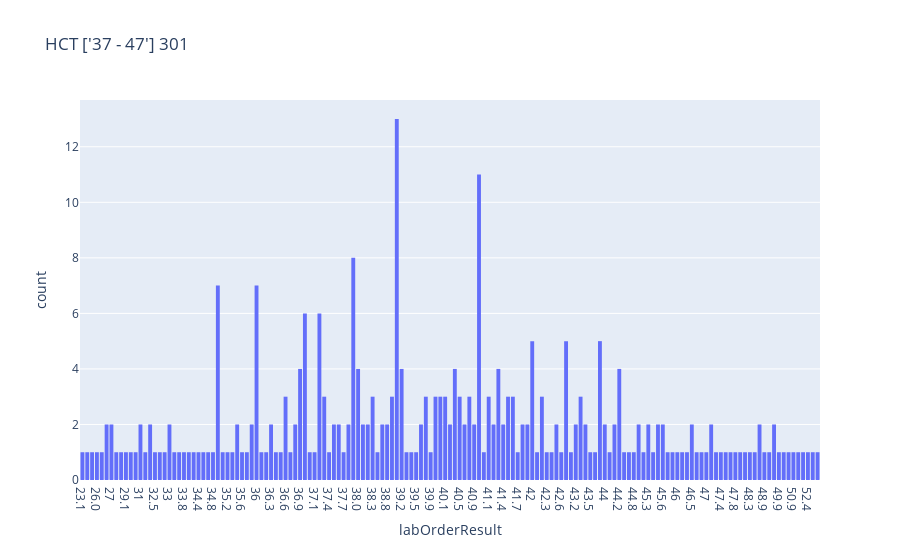
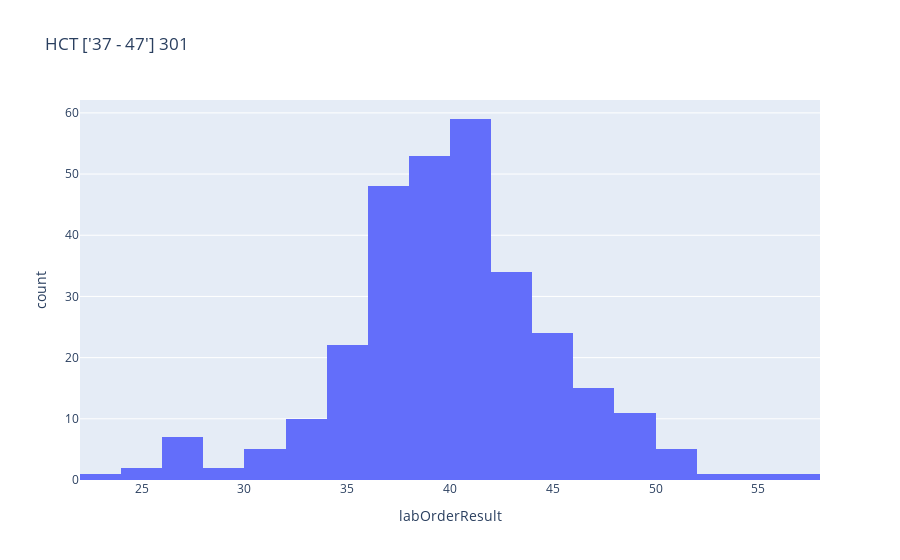
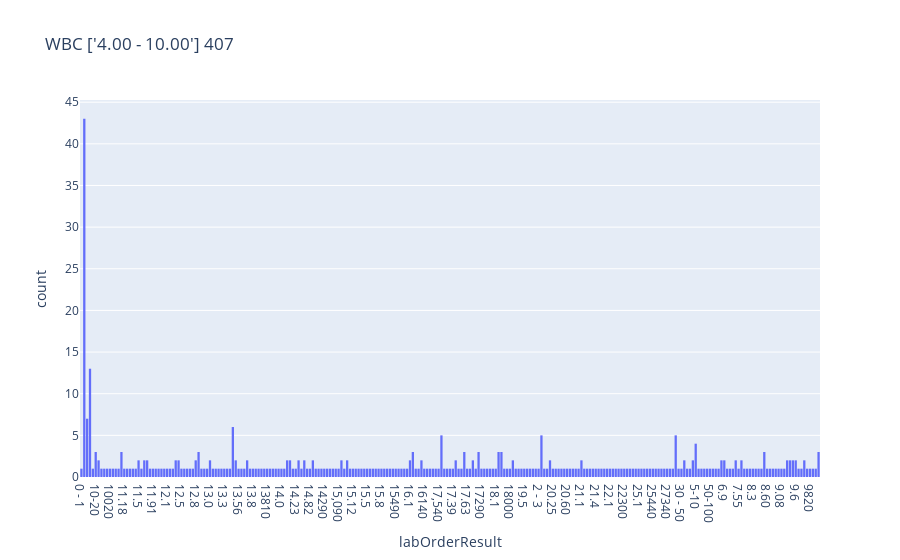
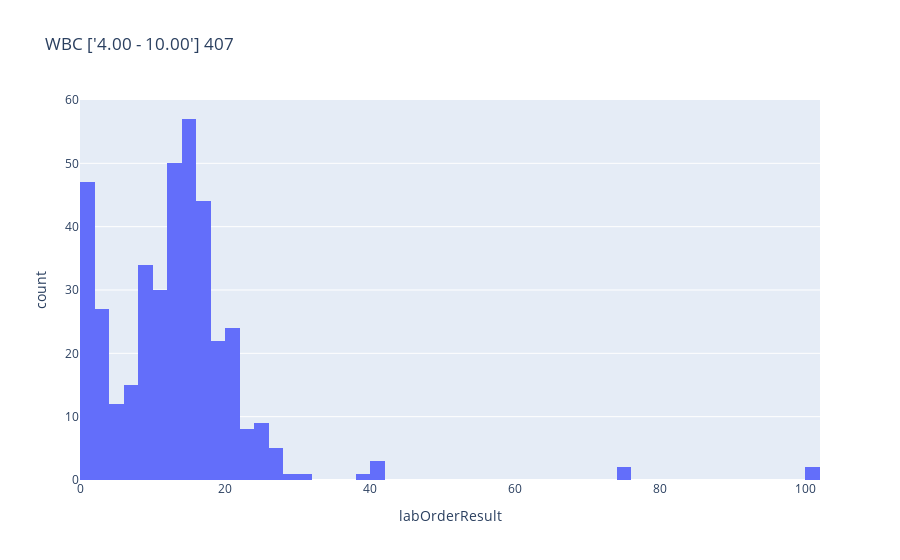

The notebook cell these images were saved under, in order:
### Code cell
%%time
for lab in lab_names:
    df1 = lab_df.loc[lab_df['labItemsNameRef'] == lab].sort_values(by=['labOrderResult'])
    title = '%s %s %d'%(lab,df1['labItemsNormalValueRef'].unique(), len(df1))
    fig1 = px.histogram(data_frame = df1.sort_values(by=['labOrderResult']),x = "labOrderResult",title=title)
    
    df2 = lab_df.loc[lab_df['labItemsNameRef'] == lab]['labOrderResult'].apply(lab_conversion)
    
    fig2 = px.histogram(data_frame = df2,x = "labOrderResult",title=title)
    fig1.show(), fig2.show()

### Figure 1 — Plotly figure (JSON) as saved in the notebook; plotly's stock layout.template omitted (floating-point values rounded to 4 significant figures; data arrays with more than 128 entries replaced by an {"elided": "..."} marker saying what was removed)
{"data": [{"alignmentgroup": "True", "bingroup": "x", "hovertemplate": "labOrderResult=%{x}<br>count=%{y}<extra></extra>", "legendgroup": "", "marker": {"color": "#636efa", "pattern": {"shape": ""}}, "name": "", "offsetgroup": "", "orientation": "v", "showlegend": false, "type": "histogram", "x": {"elided": "301 str values"}, "xaxis": "x", "yaxis": "y"}], "layout": {"autosize": true, "barmode": "relative", "legend": {"tracegroupgap": 0}, "title": {"text": "HCT ['37 - 47'] 301"}, "xaxis": {"anchor": "y", "autorange": true, "domain": [0, 1], "range": [-0.5, 152.5], "title": {"text": "labOrderResult"}, "type": "category"}, "yaxis": {"anchor": "x", "autorange": true, "domain": [0, 1], "range": [0, 13.68], "title": {"text": "count"}}}}

### Figure 2 — Plotly figure (JSON) as saved in the notebook; plotly's stock layout.template omitted (floating-point values rounded to 4 significant figures; data arrays with more than 128 entries replaced by an {"elided": "..."} marker saying what was removed)
{"data": [{"alignmentgroup": "True", "bingroup": "x", "hovertemplate": "labOrderResult=%{x}<br>count=%{y}<extra></extra>", "legendgroup": "", "marker": {"color": "#636efa", "pattern": {"shape": ""}}, "name": "", "offsetgroup": "", "orientation": "v", "showlegend": false, "type": "histogram", "x": {"elided": "301 float values"}, "xaxis": "x", "yaxis": "y"}], "layout": {"autosize": true, "barmode": "relative", "legend": {"tracegroupgap": 0}, "title": {"text": "HCT ['37 - 47'] 301"}, "xaxis": {"anchor": "y", "autorange": true, "domain": [0, 1], "range": [22, 58], "title": {"text": "labOrderResult"}, "type": "linear"}, "yaxis": {"anchor": "x", "autorange": true, "domain": [0, 1], "range": [0, 62.11], "title": {"text": "count"}}}}

### Figure 3 — Plotly figure (JSON) as saved in the notebook; plotly's stock layout.template omitted (floating-point values rounded to 4 significant figures; data arrays with more than 128 entries replaced by an {"elided": "..."} marker saying what was removed)
{"data": [{"alignmentgroup": "True", "bingroup": "x", "hovertemplate": "labOrderResult=%{x}<br>count=%{y}<extra></extra>", "legendgroup": "", "marker": {"color": "#636efa", "pattern": {"shape": ""}}, "name": "", "offsetgroup": "", "orientation": "v", "showlegend": false, "type": "histogram", "x": {"elided": "407 str values"}, "xaxis": "x", "yaxis": "y"}], "layout": {"autosize": true, "barmode": "relative", "legend": {"tracegroupgap": 0}, "title": {"text": "WBC ['4.00 - 10.00'] 407"}, "xaxis": {"anchor": "y", "autorange": true, "domain": [0, 1], "range": [-0.5, 258.5], "title": {"text": "labOrderResult"}, "type": "category"}, "yaxis": {"anchor": "x", "autorange": true, "domain": [0, 1], "range": [0, 45.26], "title": {"text": "count"}}}}

### Figure 4 — Plotly figure (JSON) as saved in the notebook; plotly's stock layout.template omitted (floating-point values rounded to 4 significant figures; data arrays with more than 128 entries replaced by an {"elided": "..."} marker saying what was removed)
{"data": [{"alignmentgroup": "True", "bingroup": "x", "hovertemplate": "labOrderResult=%{x}<br>count=%{y}<extra></extra>", "legendgroup": "", "marker": {"color": "#636efa", "pattern": {"shape": ""}}, "name": "", "offsetgroup": "", "orientation": "v", "showlegend": false, "type": "histogram", "x": {"elided": "407 mixed values"}, "xaxis": "x", "yaxis": "y"}], "layout": {"autosize": true, "barmode": "relative", "legend": {"tracegroupgap": 0}, "title": {"text": "WBC ['4.00 - 10.00'] 407"}, "xaxis": {"anchor": "y", "autorange": true, "domain": [0, 1], "range": [0, 102], "title": {"text": "labOrderResult"}, "type": "linear"}, "yaxis": {"anchor": "x", "autorange": true, "domain": [0, 1], "range": [0, 60], "title": {"text": "count"}}}}
